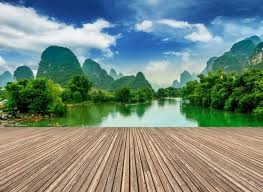
#> input picture 1.jpeg, 263 x 192 px
$ python n2n.py
#> lines starting #> are read from the running program, lines starting #| are printed output that depends on the picture
from skimage.color import rgb2gray
import numpy as np
import cv2
import matplotlib.pyplot as plt
from scipy import ndimage
from sklearn.cluster import KMeans


image = plt.imread('1.jpeg')/255  # dividing by 255 to bring the pixel values between 0 and 1
print(image.shape)
#| (192, 263, 3)
plt.figure()
plt.imshow(image)
plt.colorbar()
plt.show()
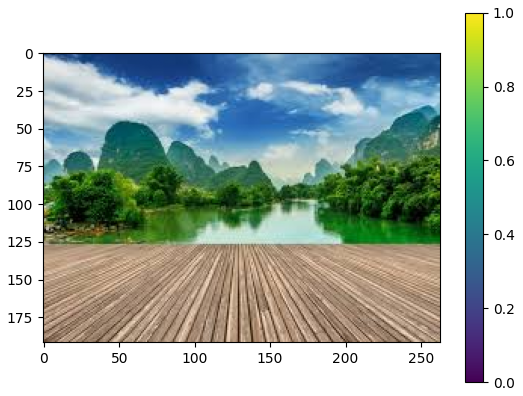
#> figure drawn by matplotlib, 2 panels

image_n = image.reshape(image.shape[0]*image.shape[1], image.shape[2])
print(image_n.shape)
#| (50496, 3)

kmeans = KMeans(n_clusters=5, random_state=0).fit(image_n)
image_n2 = kmeans.cluster_centers_[kmeans.labels_]
plt.figure()
plt.imshow(image_n2)
plt.colorbar()
plt.show()
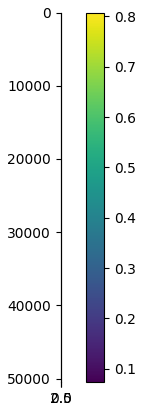
#> figure drawn by matplotlib, 2 panels

$ run again, with bread.jpg copied over 1.jpeg
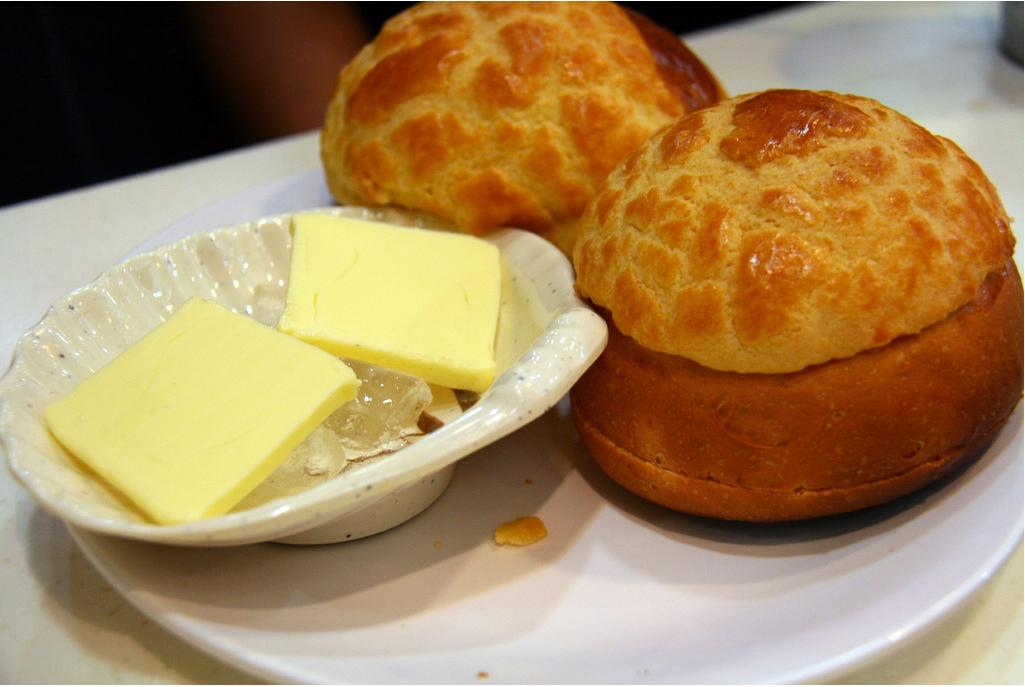
#> input picture bread.jpg, 1025 x 687 px
#| (687, 1025, 3)
#> `plt.show()`:
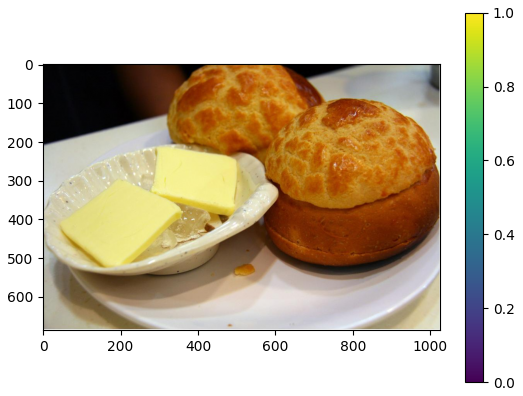
#> figure drawn by matplotlib, 2 panels
#| (704175, 3)
#> `plt.show()`:
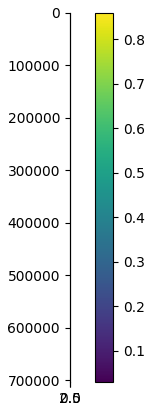
#> figure drawn by matplotlib, 2 panels

$ run again, with messi.jpg copied over 1.jpeg
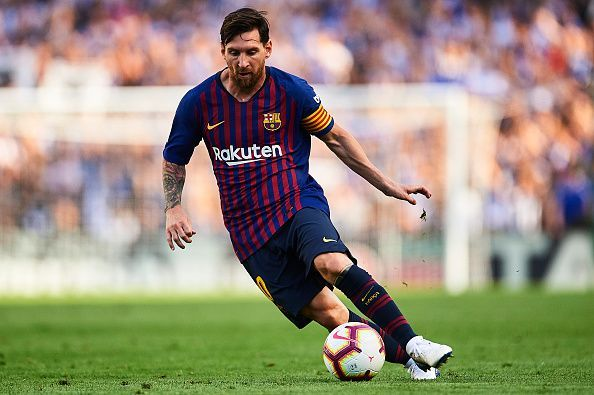
#> input picture messi.jpg, 594 x 395 px
#| (395, 594, 3)
#> `plt.show()`:
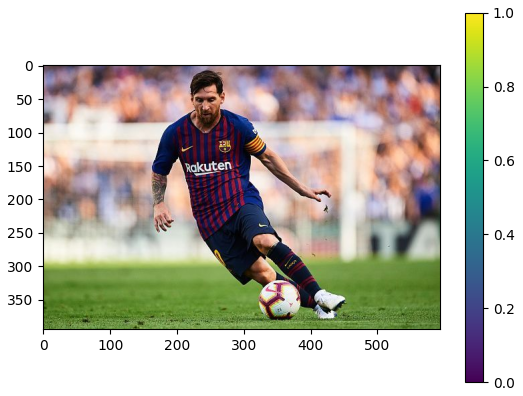
#> figure drawn by matplotlib, 2 panels
#| (234630, 3)
#> `plt.show()`:
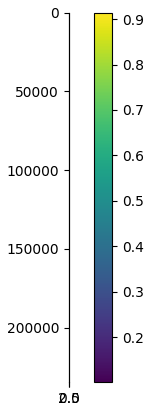
#> figure drawn by matplotlib, 2 panels
